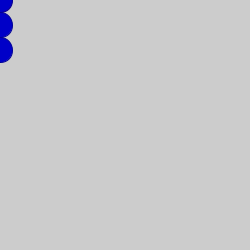
Frame 1 (no input)
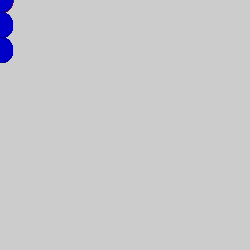
Frame 60 (the mouse pressed at the canvas centre just before this capture)
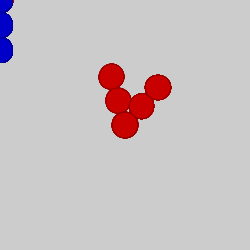
Frame 120 (the mouse held since frame 60 and released just before this capture)

The Processing sketch that drew these frames (run headless with seeded random() and noise(); from frame 60 on, the mouse is pressed at the canvas centre):

// Processing sketch: uneffected_shapes_by_matrix
// ── uneffected_shapes_by_matrix.pde
// create a matrix

void setup() {
  size(250, 250);
}

void draw() {
  // the if statment checkes if you stopped moving the mouse
  if (mouseX >= pmouseX || mouseY >= pmouseY) {
    // creating the matix 
    pushMatrix(); // starting a matrix
    translate(mouseX, mouseY); // follow the mouse
    rotate(second()); // rotate over time
    stroke(150, 0, 0);
    fill(200, 0, 0);
    ellipse(0, 0, 25, 25);
    ellipse(0, 25, 25, 25);
    ellipse(0, 50, 25, 25);
    popMatrix(); // closing the matrix
  }
  
  stroke(0,0,150);
  fill(0, 0, 200);
  ellipse(0, 0, 25, 25);
  ellipse(0, 25, 25, 25);
  ellipse(0, 50, 25, 25);
}
